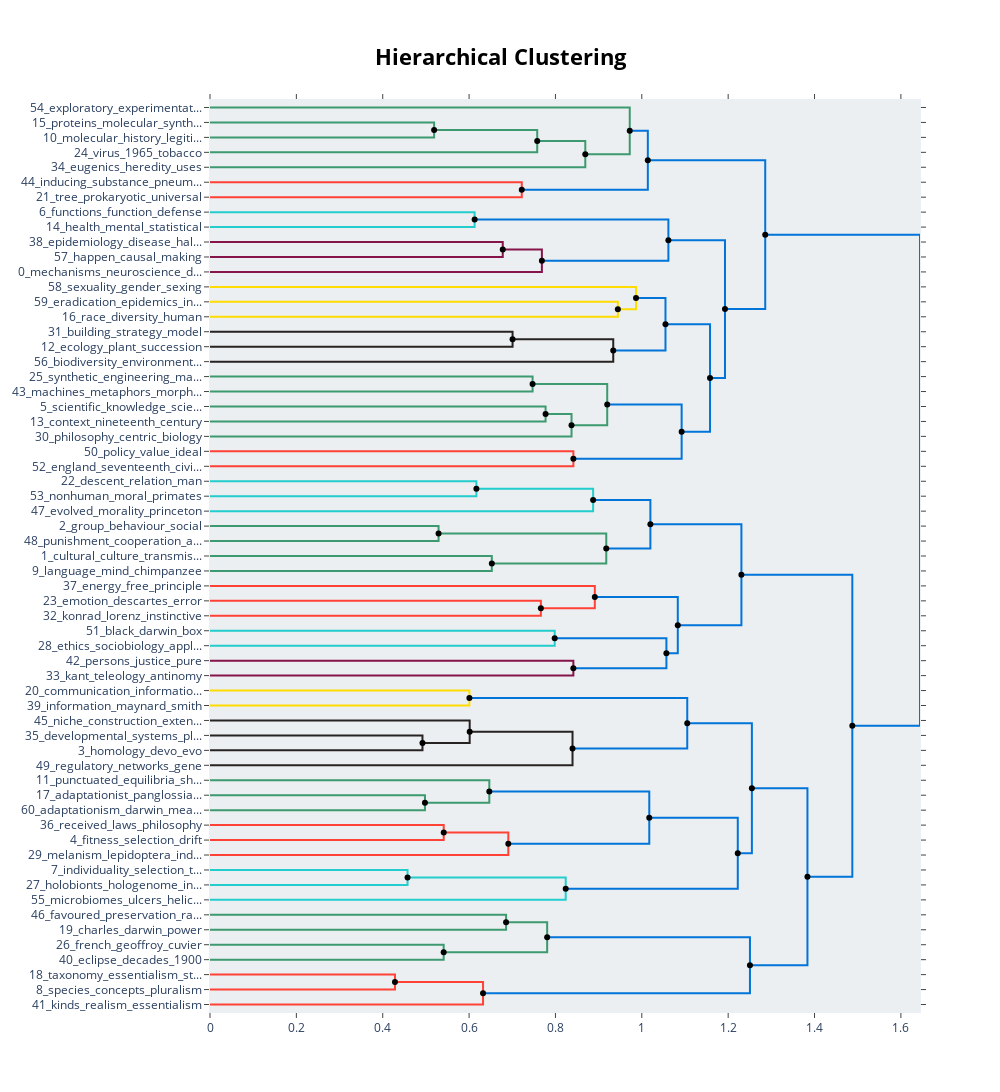

Notebook cell for this chart:
### Code cell
topic_model.visualize_hierarchy(hierarchical_topics=hierarchical_topics)

### Figure 1 — Plotly figure (JSON) as saved in the notebook; plotly's stock layout.template omitted (floating-point values rounded to 4 significant figures)
{"data": [{"hoverinfo": "text", "marker": {"color": "rgb(61,153,112)"}, "mode": "lines", "text": ["proteins_molecular_synthesizing_tube_epistemic", "", "", "molecular_history_legitimation_life_wrote"], "type": "scatter", "x": [0, 0.519, 0.519, 0], "xaxis": "x", "y": [-15, -15, -25, -25], "yaxis": "y"}, {"hoverinfo": "text", "marker": {"color": "rgb(61,153,112)"}, "mode": "lines", "text": ["molecular_history_life_proteins_biology", "", "", "virus_1965_tobacco_1930_experimental"], "type": "scatter", "x": [0.519, 0.7578, 0.7578, 0], "xaxis": "x", "y": [-20, -20, -35, -35], "yaxis": "y"}, {"hoverinfo": "text", "marker": {"color": "rgb(61,153,112)"}, "mode": "lines", "text": ["molecular_virus_history_life_experimental", "", "", "eugenics_heredity_uses_perfection_heart"], "type": "scatter", "x": [0.7578, 0.8691, 0.8691, 0], "xaxis": "x", "y": [-27.5, -27.5, -45, -45], "yaxis": "y"}, {"hoverinfo": "text", "marker": {"color": "rgb(61,153,112)"}, "mode": "lines", "text": ["exploratory_experimentation_1952_jean_brachet", "", "", "molecular_history_virus_life_experimental"], "type": "scatter", "x": [0, 0.972, 0.972, 0.8691], "xaxis": "x", "y": [-5, -5, -36.25, -36.25], "yaxis": "y"}, {"hoverinfo": "text", "marker": {"color": "rgb(255,65,54)"}, "mode": "lines", "text": ["inducing_substance_pneumococcal_chemical_types", "", "", "tree_prokaryotic_universal_bacteria_proposal"], "type": "scatter", "x": [0, 0.722, 0.722, 0], "xaxis": "x", "y": [-55, -55, -65, -65], "yaxis": "y"}, {"hoverinfo": "text", "marker": {"color": "rgb(0,116,217)"}, "mode": "lines", "text": ["molecular_history_virus_life_exploratory", "", "", "tree_prokaryotic_inducing_pneumococcal_substance"], "type": "scatter", "x": [0.972, 1.014, 1.014, 0.722], "xaxis": "x", "y": [-20.62, -20.62, -60, -60], "yaxis": "y"}, {"hoverinfo": "text", "marker": {"color": "rgb(35,205,205)"}, "mode": "lines", "text": ["functions_function_defense_functional_proper", "", "", "health_mental_statistical_manual_disorders"], "type": "scatter", "x": [0, 0.6128, 0.6128, 0], "xaxis": "x", "y": [-75, -75, -85, -85], "yaxis": "y"}, {"hoverinfo": "text", "marker": {"color": "rgb(133,20,75)"}, "mode": "lines", "text": ["epidemiology_disease_hallmarks_cancer_health", "", "", "happen_causal_making_things_causation"], "type": "scatter", "x": [0, 0.678, 0.678, 0], "xaxis": "x", "y": [-95, -95, -105, -105], "yaxis": "y"}, {"hoverinfo": "text", "marker": {"color": "rgb(133,20,75)"}, "mode": "lines", "text": ["epidemiology_happen_causal_disease_causation", "", "", "mechanisms_neuroscience_discovering_explanation_mechanistic"], "type": "scatter", "x": [0.678, 0.7686, 0.7686, 0], "xaxis": "x", "y": [-100, -100, -115, -115], "yaxis": "y"}, {"hoverinfo": "text", "marker": {"color": "rgb(0,116,217)"}, "mode": "lines", "text": ["functions_function_defense_functional_selected", "", "", "mechanisms_explanation_neuroscience_discovering_mechanistic"], "type": "scatter", "x": [0.6128, 1.062, 1.062, 0.7686], "xaxis": "x", "y": [-80, -80, -107.5, -107.5], "yaxis": "y"}, {"hoverinfo": "text", "marker": {"color": "rgb(255,220,0)"}, "mode": "lines", "text": ["eradication_epidemics_infectious_histories_equilibrium", "", "", "race_diversity_human_genetic_ethnicity"], "type": "scatter", "x": [0, 0.9445, 0.9445, 0], "xaxis": "x", "y": [-135, -135, -145, -145], "yaxis": "y"}, {"hoverinfo": "text", "marker": {"color": "rgb(255,220,0)"}, "mode": "lines", "text": ["sexuality_gender_sexing_body_politics", "", "", "race_diversity_human_genetic_ethnicity"], "type": "scatter", "x": [0, 0.9866, 0.9866, 0.9445], "xaxis": "x", "y": [-125, -125, -140, -140], "yaxis": "y"}, {"hoverinfo": "text", "marker": {"color": "rgb(40,35,35)"}, "mode": "lines", "text": ["building_strategy_model_levins_population", "", "", "ecology_plant_succession_individualistic_vegetation"], "type": "scatter", "x": [0, 0.7007, 0.7007, 0], "xaxis": "x", "y": [-155, -155, -165, -165], "yaxis": "y"}, {"hoverinfo": "text", "marker": {"color": "rgb(40,35,35)"}, "mode": "lines", "text": ["ecology_building_plant_strategy_model", "", "", "biodiversity_environmental_conservation_biogeography_neutral"], "type": "scatter", "x": [0.7007, 0.9338, 0.9338, 0], "xaxis": "x", "y": [-160, -160, -175, -175], "yaxis": "y"}, {"hoverinfo": "text", "marker": {"color": "rgb(0,116,217)"}, "mode": "lines", "text": ["race_diversity_human_genetic_ethnicity", "", "", "ecology_building_plant_strategy_model"], "type": "scatter", "x": [0.9866, 1.055, 1.055, 0.9338], "xaxis": "x", "y": [-132.5, -132.5, -167.5, -167.5], "yaxis": "y"}, {"hoverinfo": "text", "marker": {"color": "rgb(61,153,112)"}, "mode": "lines", "text": ["synthetic_engineering_making_distinctions_knowledge", "", "", "machines_metaphors_morphogenesis_models_chemical"], "type": "scatter", "x": [0, 0.747, 0.747, 0], "xaxis": "x", "y": [-185, -185, -195, -195], "yaxis": "y"}, {"hoverinfo": "text", "marker": {"color": "rgb(61,153,112)"}, "mode": "lines", "text": ["scientific_knowledge_science_revolutions_laboratory", "", "", "context_nineteenth_century_gall_ferrier"], "type": "scatter", "x": [0, 0.7772, 0.7772, 0], "xaxis": "x", "y": [-205, -205, -215, -215], "yaxis": "y"}, {"hoverinfo": "text", "marker": {"color": "rgb(61,153,112)"}, "mode": "lines", "text": ["scientific_knowledge_science_context_revolutions", "", "", "philosophy_centric_biology_evolutionist_observations"], "type": "scatter", "x": [0.7772, 0.8372, 0.8372, 0], "xaxis": "x", "y": [-210, -210, -225, -225], "yaxis": "y"}, {"hoverinfo": "text", "marker": {"color": "rgb(61,153,112)"}, "mode": "lines", "text": ["synthetic_engineering_making_machines_metaphors", "", "", "scientific_knowledge_science_philosophy_context"], "type": "scatter", "x": [0.747, 0.9199, 0.9199, 0.8372], "xaxis": "x", "y": [-190, -190, -217.5, -217.5], "yaxis": "y"}, {"hoverinfo": "text", "marker": {"color": "rgb(255,65,54)"}, "mode": "lines", "text": ["policy_value_ideal_truth_democracy", "", "", "england_seventeenth_civility_truth_victorian"], "type": "scatter", "x": [0, 0.8415, 0.8415, 0], "xaxis": "x", "y": [-235, -235, -245, -245], "yaxis": "y"}, {"hoverinfo": "text", "marker": {"color": "rgb(0,116,217)"}, "mode": "lines", "text": ["synthetic_knowledge_scientific_making_biology", "", "", "truth_civility_england_seventeenth_policy"], "type": "scatter", "x": [0.9199, 1.092, 1.092, 0.8415], "xaxis": "x", "y": [-203.8, -203.8, -240, -240], "yaxis": "y"}, {"hoverinfo": "text", "marker": {"color": "rgb(0,116,217)"}, "mode": "lines", "text": ["ecology_race_population_diversity_concept", "", "", "synthetic_knowledge_scientific_science_making"], "type": "scatter", "x": [1.055, 1.158, 1.158, 1.092], "xaxis": "x", "y": [-150, -150, -221.9, -221.9], "yaxis": "y"}, {"hoverinfo": "text", "marker": {"color": "rgb(0,116,217)"}, "mode": "lines", "text": ["mechanisms_functions_explanation_discovering_neuroscience", "", "", "ecology_race_synthetic_knowledge_science"], "type": "scatter", "x": [1.062, 1.193, 1.193, 1.158], "xaxis": "x", "y": [-93.75, -93.75, -185.9, -185.9], "yaxis": "y"}, {"hoverinfo": "text", "marker": {"color": "rgb(0,116,217)"}, "mode": "lines", "text": ["molecular_life_history_virus_proteins", "", "", "mechanisms_functions_explanation_ecology_scientific"], "type": "scatter", "x": [1.014, 1.286, 1.286, 1.193], "xaxis": "x", "y": [-40.31, -40.31, -139.8, -139.8], "yaxis": "y"}, {"hoverinfo": "text", "marker": {"color": "rgb(35,205,205)"}, "mode": "lines", "text": ["descent_relation_man_sex_vol", "", "", "nonhuman_moral_primates_relation_man"], "type": "scatter", "x": [0, 0.6169, 0.6169, 0], "xaxis": "x", "y": [-255, -255, -265, -265], "yaxis": "y"}, {"hoverinfo": "text", "marker": {"color": "rgb(35,205,205)"}, "mode": "lines", "text": ["descent_relation_man_sex_vol", "", "", "evolved_morality_princeton_press_university"], "type": "scatter", "x": [0.6169, 0.8872, 0.8872, 0], "xaxis": "x", "y": [-260, -260, -275, -275], "yaxis": "y"}, {"hoverinfo": "text", "marker": {"color": "rgb(61,153,112)"}, "mode": "lines", "text": ["group_behaviour_social_selection_genetical", "", "", "punishment_cooperation_altruistic_altruism_sizable"], "type": "scatter", "x": [0, 0.5293, 0.5293, 0], "xaxis": "x", "y": [-285, -285, -295, -295], "yaxis": "y"}, {"hoverinfo": "text", "marker": {"color": "rgb(61,153,112)"}, "mode": "lines", "text": ["cultural_culture_transmission_human_niche", "", "", "language_mind_chimpanzee_toolmaking_human"], "type": "scatter", "x": [0, 0.6526, 0.6526, 0], "xaxis": "x", "y": [-305, -305, -315, -315], "yaxis": "y"}, {"hoverinfo": "text", "marker": {"color": "rgb(61,153,112)"}, "mode": "lines", "text": ["group_social_behaviour_selection_altruism", "", "", "cultural_culture_human_transmission_niche"], "type": "scatter", "x": [0.5293, 0.9177, 0.9177, 0.6526], "xaxis": "x", "y": [-290, -290, -310, -310], "yaxis": "y"}, {"hoverinfo": "text", "marker": {"color": "rgb(0,116,217)"}, "mode": "lines", "text": ["morality_evolved_princeton_relation_descent", "", "", "cultural_culture_evolution_human_group"], "type": "scatter", "x": [0.8872, 1.02, 1.02, 0.9177], "xaxis": "x", "y": [-267.5, -267.5, -300, -300], "yaxis": "y"}, {"hoverinfo": "text", "marker": {"color": "rgb(255,65,54)"}, "mode": "lines", "text": ["emotion_descartes_error_reason_consciousness", "", "", "konrad_lorenz_instinctive_mind_behavior"], "type": "scatter", "x": [0, 0.7662, 0.7662, 0], "xaxis": "x", "y": [-335, -335, -345, -345], "yaxis": "y"}, {"hoverinfo": "text", "marker": {"color": "rgb(255,65,54)"}, "mode": "lines", "text": ["energy_free_principle_brain_situated", "", "", "mind_emotion_descartes_consciousness_error"], "type": "scatter", "x": [0, 0.8911, 0.8911, 0.7662], "xaxis": "x", "y": [-325, -325, -340, -340], "yaxis": "y"}, {"hoverinfo": "text", "marker": {"color": "rgb(35,205,205)"}, "mode": "lines", "text": ["black_darwin_box_biochemical_dangerous", "", "", "ethics_sociobiology_applied_moral_ambition"], "type": "scatter", "x": [0, 0.7982, 0.7982, 0], "xaxis": "x", "y": [-355, -355, -365, -365], "yaxis": "y"}, {"hoverinfo": "text", "marker": {"color": "rgb(133,20,75)"}, "mode": "lines", "text": ["persons_justice_pure_reasons_reason", "", "", "kant_teleology_antinomy_et_purposes"], "type": "scatter", "x": [0, 0.8415, 0.8415, 0], "xaxis": "x", "y": [-375, -375, -385, -385], "yaxis": "y"}, {"hoverinfo": "text", "marker": {"color": "rgb(0,116,217)"}, "mode": "lines", "text": ["darwin_ethics_applied_sociobiology_moral", "", "", "kant_teleology_critique_antinomy_et"], "type": "scatter", "x": [0.7982, 1.057, 1.057, 0.8415], "xaxis": "x", "y": [-360, -360, -380, -380], "yaxis": "y"}, {"hoverinfo": "text", "marker": {"color": "rgb(0,116,217)"}, "mode": "lines", "text": ["energy_free_brain_principle_mind", "", "", "kant_teleology_critique_antinomy_et"], "type": "scatter", "x": [0.8911, 1.083, 1.083, 1.057], "xaxis": "x", "y": [-332.5, -332.5, -370, -370], "yaxis": "y"}, {"hoverinfo": "text", "marker": {"color": "rgb(0,116,217)"}, "mode": "lines", "text": ["cultural_culture_human_evolution_social", "", "", "kant_energy_free_teleology_brain"], "type": "scatter", "x": [1.02, 1.231, 1.231, 1.083], "xaxis": "x", "y": [-283.8, -283.8, -351.2, -351.2], "yaxis": "y"}, {"hoverinfo": "text", "marker": {"color": "rgb(255,220,0)"}, "mode": "lines", "text": ["communication_information_mathematical_signals_contributions", "", "", "information_maynard_smith_genetic_comments"], "type": "scatter", "x": [0, 0.6007, 0.6007, 0], "xaxis": "x", "y": [-395, -395, -405, -405], "yaxis": "y"}, {"hoverinfo": "text", "marker": {"color": "rgb(40,35,35)"}, "mode": "lines", "text": ["developmental_systems_plasticity_epigenetic_ontogeny", "", "", "homology_devo_evo_developmental_evolutionary"], "type": "scatter", "x": [0, 0.4921, 0.4921, 0], "xaxis": "x", "y": [-425, -425, -435, -435], "yaxis": "y"}, {"hoverinfo": "text", "marker": {"color": "rgb(40,35,35)"}, "mode": "lines", "text": ["niche_construction_extended_engineers_ecosystem", "", "", "developmental_homology_evo_devo_evolutionary"], "type": "scatter", "x": [0, 0.6014, 0.6014, 0.4921], "xaxis": "x", "y": [-415, -415, -430, -430], "yaxis": "y"}, {"hoverinfo": "text", "marker": {"color": "rgb(40,35,35)"}, "mode": "lines", "text": ["developmental_homology_evo_devo_evolutionary", "", "", "regulatory_networks_gene_plans_genome"], "type": "scatter", "x": [0.6014, 0.8395, 0.8395, 0], "xaxis": "x", "y": [-422.5, -422.5, -445, -445], "yaxis": "y"}, {"hoverinfo": "text", "marker": {"color": "rgb(0,116,217)"}, "mode": "lines", "text": ["information_communication_maynard_smith_mathematical", "", "", "developmental_homology_devo_evo_evolutionary"], "type": "scatter", "x": [0.6007, 1.105, 1.105, 0.8395], "xaxis": "x", "y": [-400, -400, -433.8, -433.8], "yaxis": "y"}, {"hoverinfo": "text", "marker": {"color": "rgb(61,153,112)"}, "mode": "lines", "text": ["adaptationist_panglossian_san_spandrels_programme", "", "", "adaptationism_darwin_meanings_dangerous_idea"], "type": "scatter", "x": [0, 0.4978, 0.4978, 0], "xaxis": "x", "y": [-465, -465, -475, -475], "yaxis": "y"}, {"hoverinfo": "text", "marker": {"color": "rgb(61,153,112)"}, "mode": "lines", "text": ["punctuated_equilibria_shale_burgess_wonderful", "", "", "adaptationist_spandrels_marco_programme_san"], "type": "scatter", "x": [0, 0.6468, 0.6468, 0.4978], "xaxis": "x", "y": [-455, -455, -470, -470], "yaxis": "y"}, {"hoverinfo": "text", "marker": {"color": "rgb(255,65,54)"}, "mode": "lines", "text": ["received_laws_philosophy_wrong_scientific", "", "", "fitness_selection_drift_natural_interpretation"], "type": "scatter", "x": [0, 0.5413, 0.5413, 0], "xaxis": "x", "y": [-485, -485, -495, -495], "yaxis": "y"}, {"hoverinfo": "text", "marker": {"color": "rgb(255,65,54)"}, "mode": "lines", "text": ["fitness_selection_drift_natural_interpretation", "", "", "melanism_lepidoptera_industrial_genetical_causes"], "type": "scatter", "x": [0.5413, 0.6909, 0.6909, 0], "xaxis": "x", "y": [-490, -490, -505, -505], "yaxis": "y"}, {"hoverinfo": "text", "marker": {"color": "rgb(0,116,217)"}, "mode": "lines", "text": ["adaptationist_spandrels_programme_marco_san", "", "", "fitness_selection_drift_natural_theory"], "type": "scatter", "x": [0.6468, 1.017, 1.017, 0.6909], "xaxis": "x", "y": [-462.5, -462.5, -497.5, -497.5], "yaxis": "y"}, {"hoverinfo": "text", "marker": {"color": "rgb(35,205,205)"}, "mode": "lines", "text": ["individuality_selection_transitions_levels_individuals", "", "", "holobionts_hologenome_individuals_host_biofilms"], "type": "scatter", "x": [0, 0.4575, 0.4575, 0], "xaxis": "x", "y": [-515, -515, -525, -525], "yaxis": "y"}, {"hoverinfo": "text", "marker": {"color": "rgb(35,205,205)"}, "mode": "lines", "text": ["individuality_individuals_selection_holobionts_transitions", "", "", "microbiomes_ulcers_helicobacter_pylori_comparison"], "type": "scatter", "x": [0.4575, 0.8237, 0.8237, 0], "xaxis": "x", "y": [-520, -520, -535, -535], "yaxis": "y"}, {"hoverinfo": "text", "marker": {"color": "rgb(0,116,217)"}, "mode": "lines", "text": ["fitness_selection_theory_natural_drift", "", "", "individuality_individuals_holobionts_selection_levels"], "type": "scatter", "x": [1.017, 1.222, 1.222, 0.8237], "xaxis": "x", "y": [-480, -480, -527.5, -527.5], "yaxis": "y"}, {"hoverinfo": "text", "marker": {"color": "rgb(0,116,217)"}, "mode": "lines", "text": ["developmental_homology_devo_evo_information", "", "", "selection_fitness_individuality_theory_natural"], "type": "scatter", "x": [1.105, 1.255, 1.255, 1.222], "xaxis": "x", "y": [-416.9, -416.9, -503.8, -503.8], "yaxis": "y"}, {"hoverinfo": "text", "marker": {"color": "rgb(61,153,112)"}, "mode": "lines", "text": ["favoured_preservation_races_means_struggle", "", "", "charles_darwin_power_place_1836"], "type": "scatter", "x": [0, 0.6857, 0.6857, 0], "xaxis": "x", "y": [-545, -545, -555, -555], "yaxis": "y"}, {"hoverinfo": "text", "marker": {"color": "rgb(61,153,112)"}, "mode": "lines", "text": ["french_geoffroy_cuvier_decades_darwin", "", "", "eclipse_decades_1900_anti_theories"], "type": "scatter", "x": [0, 0.5411, 0.5411, 0], "xaxis": "x", "y": [-565, -565, -575, -575], "yaxis": "y"}, {"hoverinfo": "text", "marker": {"color": "rgb(61,153,112)"}, "mode": "lines", "text": ["charles_darwin_power_preservation_favoured", "", "", "decades_eclipse_1900_darwin_anti"], "type": "scatter", "x": [0.6857, 0.7808, 0.7808, 0.5411], "xaxis": "x", "y": [-550, -550, -570, -570], "yaxis": "y"}, {"hoverinfo": "text", "marker": {"color": "rgb(255,65,54)"}, "mode": "lines", "text": ["taxonomy_essentialism_stasis_thousand_species", "", "", "species_concepts_pluralism_individuality_phylogenetic"], "type": "scatter", "x": [0, 0.4283, 0.4283, 0], "xaxis": "x", "y": [-585, -585, -595, -595], "yaxis": "y"}, {"hoverinfo": "text", "marker": {"color": "rgb(255,65,54)"}, "mode": "lines", "text": ["species_taxonomy_essentialism_concepts_phylogenetic", "", "", "kinds_realism_essentialism_foundationalism_enthusiasm"], "type": "scatter", "x": [0.4283, 0.6323, 0.6323, 0], "xaxis": "x", "y": [-590, -590, -605, -605], "yaxis": "y"}, {"hoverinfo": "text", "marker": {"color": "rgb(0,116,217)"}, "mode": "lines", "text": ["darwin_charles_decades_preservation_favoured", "", "", "species_essentialism_kinds_taxonomy_concepts"], "type": "scatter", "x": [0.7808, 1.25, 1.25, 0.6323], "xaxis": "x", "y": [-560, -560, -597.5, -597.5], "yaxis": "y"}, {"hoverinfo": "text", "marker": {"color": "rgb(0,116,217)"}, "mode": "lines", "text": ["selection_evolutionary_developmental_evolution_theory", "", "", "species_essentialism_kinds_natural_taxonomy"], "type": "scatter", "x": [1.255, 1.384, 1.384, 1.25], "xaxis": "x", "y": [-460.3, -460.3, -578.8, -578.8], "yaxis": "y"}, {"hoverinfo": "text", "marker": {"color": "rgb(0,116,217)"}, "mode": "lines", "text": ["cultural_human_culture_evolution_social", "", "", "species_selection_evolutionary_natural_evolution"], "type": "scatter", "x": [1.231, 1.488, 1.488, 1.384], "xaxis": "x", "y": [-317.5, -317.5, -519.5, -519.5], "yaxis": "y"}, {"hoverinfo": "text", "marker": {"color": "rgb(0,116,217)"}, "mode": "lines", "text": ["mechanisms_functions_scientific_biology_science", "", "", "evolution_selection_evolutionary_species_natural"], "type": "scatter", "x": [1.286, 1.644, 1.644, 1.488], "xaxis": "x", "y": [-90.08, -90.08, -418.5, -418.5], "yaxis": "y"}, {"hoverinfo": "text", "hovertext": ["molecular_history_life_proteins_biology", "molecular_virus_history_life_experimental", "molecular_history_virus_life_exploratory", "epidemiology_happen_causal_disease_causation", "functions_function_defense_functional_selected", "ecology_building_plant_strategy_model", "race_diversity_human_genetic_ethnicity", "scientific_knowledge_science_context_revolutions", "synthetic_engineering_making_machines_metaphors", "synthetic_knowledge_scientific_making_biology", "ecology_race_population_diversity_concept", "mechanisms_functions_explanation_discovering_neuroscience", "molecular_life_history_virus_proteins", "descent_relation_man_sex_vol", "group_social_behaviour_selection_altruism", "morality_evolved_princeton_relation_descent", "darwin_ethics_applied_sociobiology_moral", "energy_free_brain_principle_mind", "cultural_culture_human_evolution_social", "developmental_homology_evo_devo_evolutionary", "information_communication_maynard_smith_mathematical", "fitness_selection_drift_natural_interpretation", "adaptationist_spandrels_programme_marco_san", "individuality_individuals_selection_holobionts_transitions", "fitness_selection_theory_natural_drift", "developmental_homology_devo_evo_information", "charles_darwin_power_preservation_favoured", "species_taxonomy_essentialism_concepts_phylogenetic", "darwin_charles_decades_preservation_favoured", "selection_evolutionary_developmental_evolution_theory", "cultural_human_culture_evolution_social", "mechanisms_functions_scientific_biology_science"], "marker": {"color": "black"}, "mode": "markers", "showlegend": false, "type": "scatter", "x": [0.519, 0.7578, 0.972, 0.678, 0.6128, 0.7007, 0.9866, 0.7772, 0.747, 0.9199, 1.055, 1.062, 1.014, 0.6169, 0.5293, 0.8872, 0.7982, 0.8911, 1.02, 0.6014, 0.6007, 0.5413, 0.6468, 0.4575, 1.017, 1.105, 0.6857, 0.4283, 0.7808, 1.255, 1.231, 1.286], "y": [-20, -27.5, -20.62, -100, -80, -160, -132.5, -210, -190, -203.8, -150, -93.75, -40.31, -260, -290, -267.5, -360, -332.5, -283.8, -422.5, -400, -490, -462.5, -520, -480, -416.9, -550, -590, -560, -460.3, -317.5, -90.08]}, {"hoverinfo": "text", "hovertext": ["molecular_history_virus_life_experimental", "tree_prokaryotic_inducing_pneumococcal_substance", "mechanisms_explanation_neuroscience_discovering_mechanistic", "race_diversity_human_genetic_ethnicity", "ecology_building_plant_strategy_model", "scientific_knowledge_science_philosophy_context", "truth_civility_england_seventeenth_policy", "synthetic_knowledge_scientific_science_making", "ecology_race_synthetic_knowledge_science", "mechanisms_functions_explanation_ecology_scientific", "cultural_culture_human_transmission_niche", "cultural_culture_evolution_human_group", "mind_emotion_descartes_consciousness_error", "kant_teleology_critique_antinomy_et", "kant_teleology_critique_antinomy_et", "kant_energy_free_teleology_brain", "developmental_homology_evo_devo_evolutionary", "developmental_homology_devo_evo_evolutionary", "adaptationist_spandrels_marco_programme_san", "fitness_selection_drift_natural_theory", "individuality_individuals_holobionts_selection_levels", "selection_fitness_individuality_theory_natural", "decades_eclipse_1900_darwin_anti", "species_essentialism_kinds_taxonomy_concepts", "species_essentialism_kinds_natural_taxonomy", "species_selection_evolutionary_natural_evolution", "evolution_selection_evolutionary_species_natural"], "marker": {"color": "black"}, "mode": "markers", "showlegend": false, "type": "scatter", "x": [0.8691, 0.722, 0.7686, 0.9445, 0.9338, 0.8372, 0.8415, 1.092, 1.158, 1.193, 0.6526, 0.9177, 0.7662, 0.8415, 1.057, 1.083, 0.4921, 0.8395, 0.4978, 0.6909, 0.8237, 1.222, 0.5411, 0.6323, 1.25, 1.384, 1.488], "y": [-36.25, -60, -107.5, -140, -167.5, -217.5, -240, -221.9, -185.9, -139.8, -310, -300, -340, -380, -370, -351.2, -430, -433.8, -470, -497.5, -527.5, -503.8, -570, -597.5, -578.8, -519.5, -418.5]}], "layout": {"autosize": false, "height": 1115, "hoverlabel": {"bgcolor": "white", "font": {"family": "Rockwell", "size": 16}}, "hovermode": "closest", "plot_bgcolor": "#ECEFF1", "showlegend": false, "title": {"font": {"color": "Black", "size": 22}, "text": "<b>Hierarchical Clustering</b>", "x": 0.5, "xanchor": "center", "yanchor": "top"}, "width": 1000, "xaxis": {"mirror": "allticks", "rangemode": "tozero", "showgrid": false, "showline": true, "showticklabels": true, "ticks": "outside", "type": "linear", "zeroline": false}, "yaxis": {"mirror": "allticks", "range": [-610, 0], "rangemode": "tozero", "showgrid": false, "showline": true, "showticklabels": true, "tickmode": "array", "ticks": "outside", "ticktext": ["54_exploratory_experimentat...", "15_proteins_molecular_synth...", "10_molecular_history_legiti...", "24_virus_1965_tobacco", "34_eugenics_heredity_uses", "44_inducing_substance_pneum...", "21_tree_prokaryotic_universal", "6_functions_function_defense", "14_health_mental_statistical", "38_epidemiology_disease_hal...", "57_happen_causal_making", "0_mechanisms_neuroscience_d...", "58_sexuality_gender_sexing", "59_eradication_epidemics_in...", "16_race_diversity_human", "31_building_strategy_model", "12_ecology_plant_succession", "56_biodiversity_environment...", "25_synthetic_engineering_ma...", "43_machines_metaphors_morph...", "5_scientific_knowledge_scie...", "13_context_nineteenth_century", "30_philosophy_centric_biology", "50_policy_value_ideal", "52_england_seventeenth_civi...", "22_descent_relation_man", "53_nonhuman_moral_primates", "47_evolved_morality_princeton", "2_group_behaviour_social", "48_punishment_cooperation_a...", "1_cultural_culture_transmis...", "9_language_mind_chimpanzee", "37_energy_free_principle", "23_emotion_descartes_error", "32_konrad_lorenz_instinctive", "51_black_darwin_box", "28_ethics_sociobiology_appl...", "42_persons_justice_pure", "33_kant_teleology_antinomy", "20_communication_informatio...", "39_information_maynard_smith", "45_niche_construction_exten...", "35_developmental_systems_pl...", "3_homology_devo_evo", "49_regulatory_networks_gene", "11_punctuated_equilibria_sh...", "17_adaptationist_panglossia...", "60_adaptationism_darwin_mea...", "36_received_laws_philosophy", "4_fitness_selection_drift", "29_melanism_lepidoptera_ind...", "7_individuality_selection_t...", "27_holobionts_hologenome_in...", "55_microbiomes_ulcers_helic...", "46_favoured_preservation_ra...", "19_charles_darwin_power", "26_french_geoffroy_cuvier", "40_eclipse_decades_1900", "18_taxonomy_essentialism_st...", "8_species_concepts_pluralism", "41_kinds_realism_essentialism"], "tickvals": [-5, -15, -25, -35, -45, -55, -65, -75, -85, -95, -105, -115, -125, -135, -145, -155, -165, -175, -185, -195, -205, -215, -225, -235, -245, -255, -265, -275, -285, -295, -305, -315, -325, -335, -345, -355, -365, -375, -385, -395, -405, -415, -425, -435, -445, -455, -465, -475, -485, -495, -505, -515, -525, -535, -545, -555, -565, -575, -585, -595, -605], "type": "linear", "zeroline": false}}}
